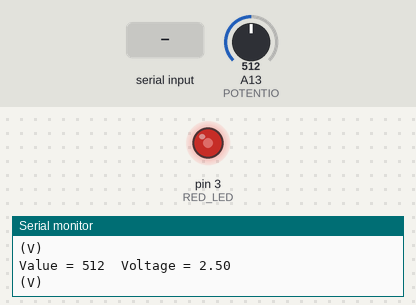
Bench run of a sketch on a simulated Arduino Mega 2560, built with avr-gcc and run on an emulated ATmega2560. On the bench: output pins drawn as LEDs (lit = HIGH), the last lines printed to the serial monitor. The test bench sets the inputs (shaded band); at power-on: A13 (POTENTIO) = 512.

Above: at 1.2 s.
1.3 s: "o" received over Serial
At 2.9 s:
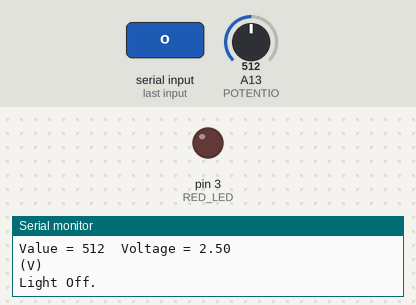
3.5 s: "f" received over Serial
At 4.0 s:
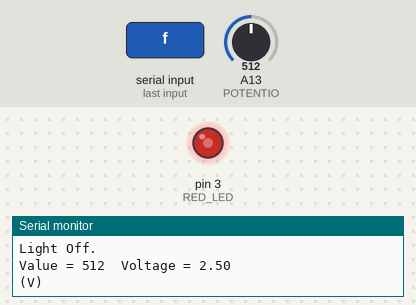
5.0 s: A13 (POTENTIO) set to 716
At 6.7 s:
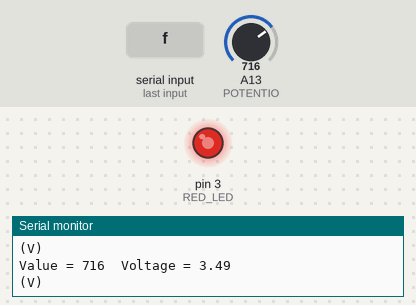
7.0 s: A13 (POTENTIO) set to 900
At 8.4 s:
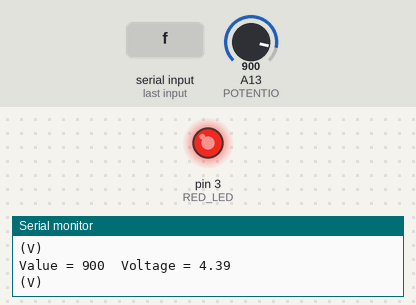
9.0 s: A13 (POTENTIO) set to 122
At 10.0 s:
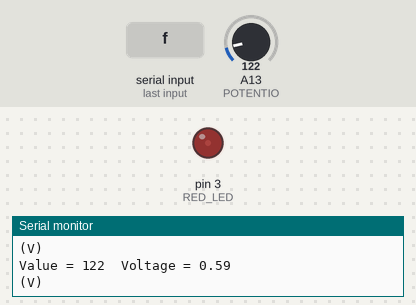
11.0 s: A13 (POTENTIO) set to 0
At 12.8 s:
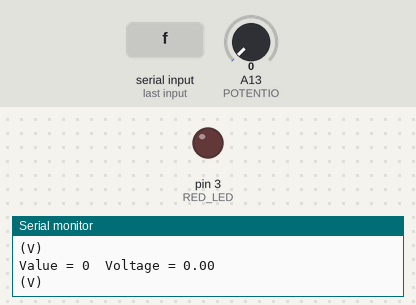
Timing chart, 0 to 14.0 s (numbered marks = the images above; inputs shaded):
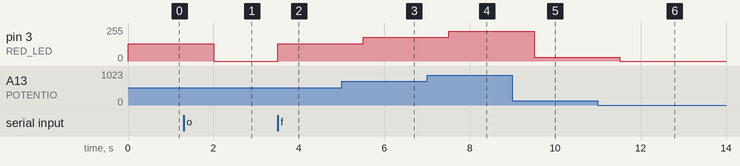

The sketch:

onOffSwithc.ino
```cpp
const int POTENTIO=A13;
const int RED_LED=3;
int value;
int flag=1;
void setup()
{
  pinMode(POTENTIO,INPUT);
  Serial.begin(9600);
}

void loop()
{
  int anal_val,voltage;
  float f_vol;
  anal_val=analogRead(POTENTIO);
  voltage=map(anal_val,0,1023,0,500);
  f_vol=voltage/100.0;

      value=Serial.read();
      if(value=='o'){
      Serial.print("Light Off.\n");
      analogWrite(RED_LED,0);
      flag=0;
      }
      if(value=='f')
      {
        analogWrite(RED_LED,anal_val/4);
        flag=1;
      }
  if(flag)
  {
      Serial.print("Value = ");
      Serial.print(anal_val,DEC);
      Serial.print("\tVoltage = ");
      Serial.println(f_vol,2);

      Serial.println("(V)");
      analogWrite(RED_LED,anal_val/4);
      delay(1000);
  }


}
```

Measured:
- after the input at 1.3 s, pin 3 (RED_LED): 128/255 → 0/255 after 0.70 s
- after the input at 3.5 s, pin 3 (RED_LED): 0/255 → 128/255 at once
- after the input at 5.0 s, pin 3 (RED_LED): 128/255 → 179/255 after 0.50 s
- after the input at 7.0 s, pin 3 (RED_LED): 179/255 → 225/255 after 0.51 s
- after the input at 9.0 s, pin 3 (RED_LED): 225/255 → 30/255 after 0.51 s
- after the input at 11.0 s, pin 3 (RED_LED): 30/255 → 0/255 after 0.51 s
